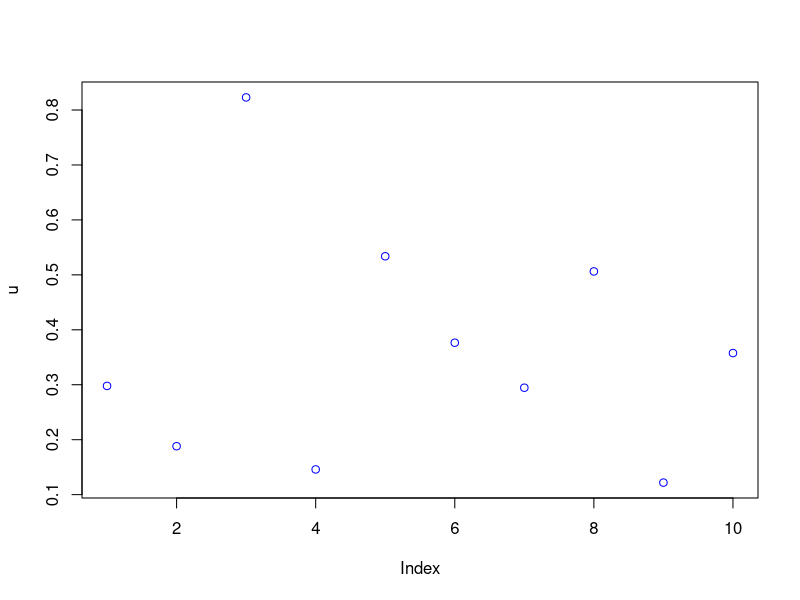
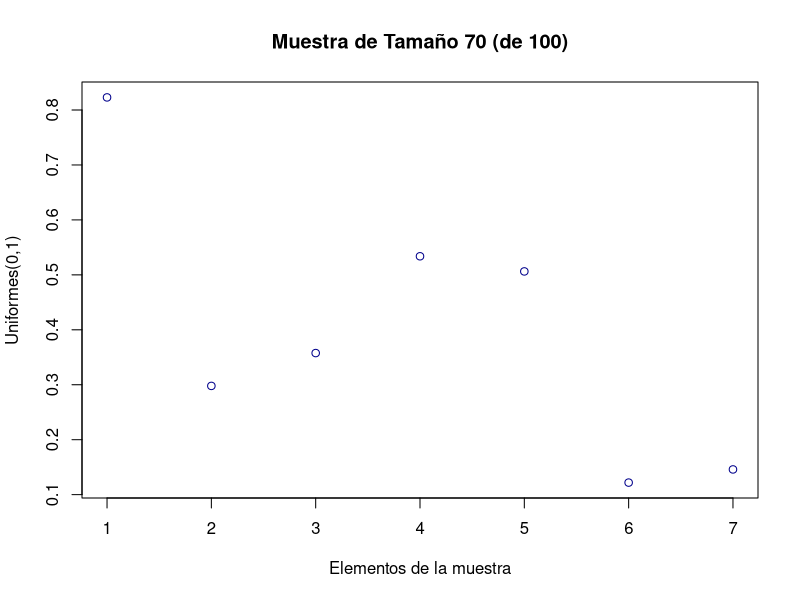
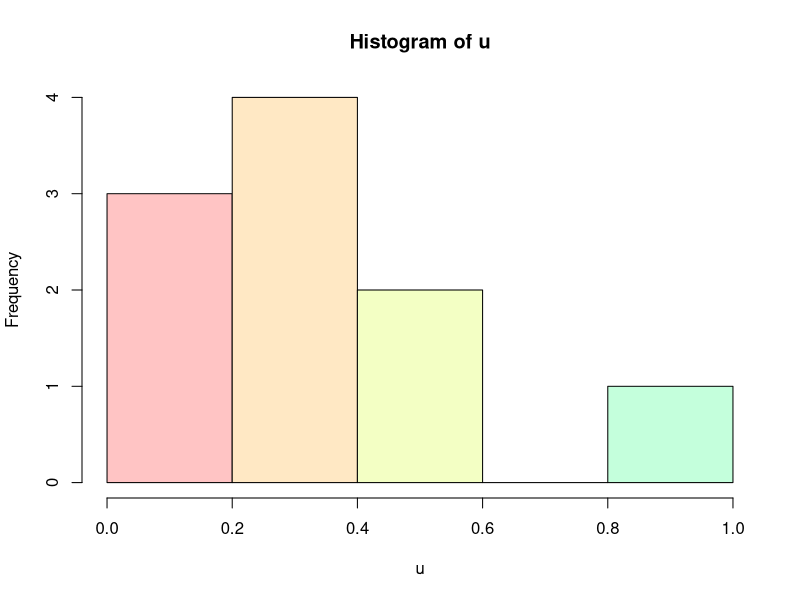
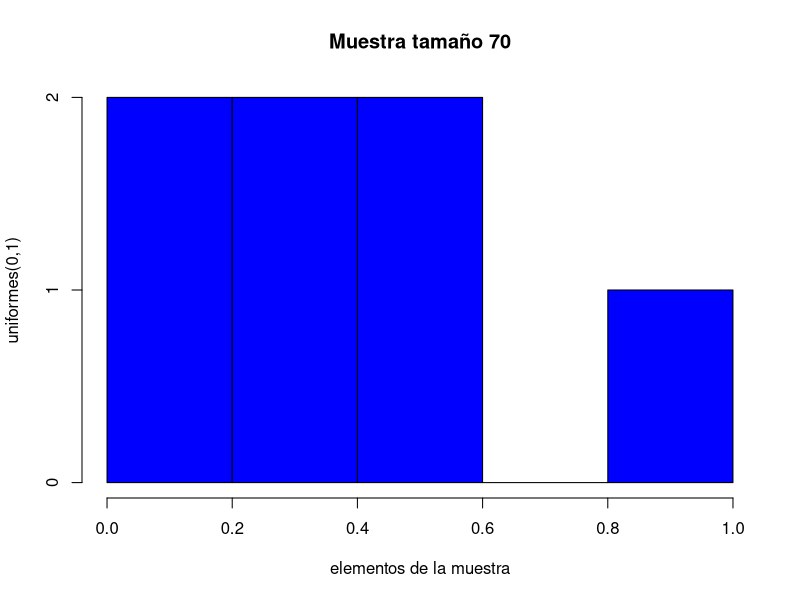
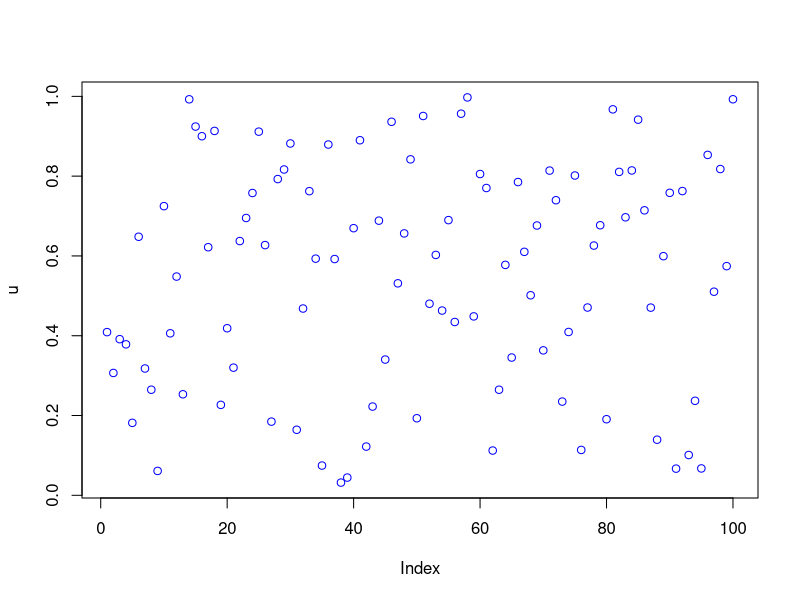
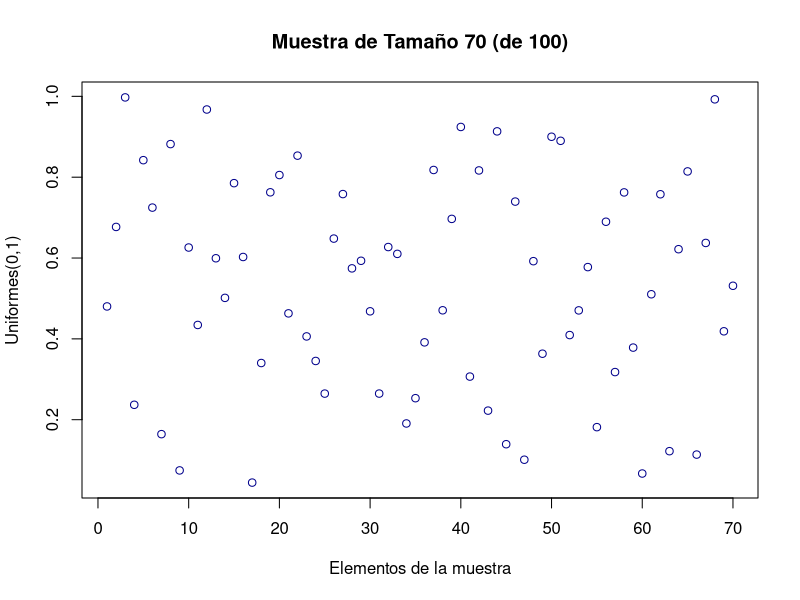
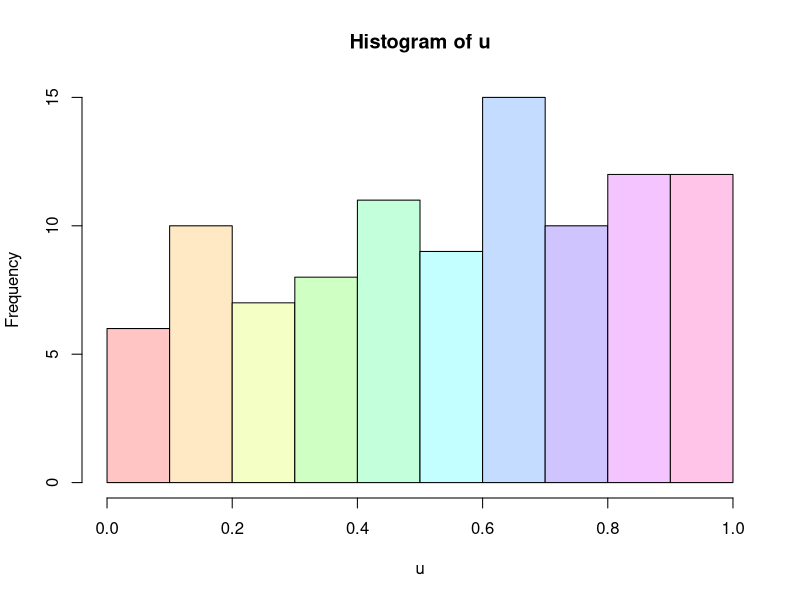
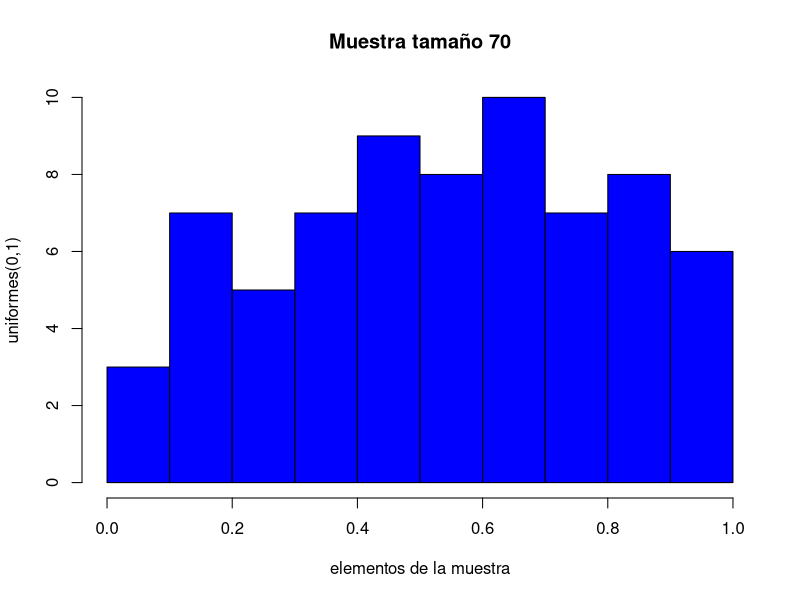

The R script that drew these images, in order:
## ---- chunk 1
knitr::opts_chunk$set(echo = TRUE)
## ---- chunk 2
rm(list = ls())
## ---- chunk 3
u <- runif(10,0,1); head(u,20)
plot(u, col="blue")

Muestra1 <- sample(u,7,replace=FALSE)
plot(Muestra1,
     main= "Muestra de Tamaño 70 (de 100)",
     xlab="Elementos de la muestra",
     ylab="Uniformes(0,1)",
     col="darkblue")

hist(u,col=rainbow(10,0.23))
hist(Muestra1,col="blue",
     main="Muestra tamaño 70",
     xlab="elementos de la muestra",
     ylab="uniformes(0,1)")


## ---- chunk 4
u <- runif(100,0,1); head(u,20)
plot(u, col="blue")

Muestra1 <- sample(u,70,replace=FALSE)
plot(Muestra1,
     main= "Muestra de Tamaño 70 (de 100)",
     xlab="Elementos de la muestra",
     ylab="Uniformes(0,1)",
     col="darkblue")

hist(u,col=rainbow(10,0.23))
hist(Muestra1,col="blue",
     main="Muestra tamaño 70",
     xlab="elementos de la muestra",
     ylab="uniformes(0,1)")


## ---- chunk 5
u <- runif(1000,0,1); head(u,20)
plot(u, col="green")

Muestra2 <- sample(u,800,replace=FALSE)
plot(Muestra2,
     main= "Muestra de Tamaño 800 (de 1000)",
     xlab="Elementos de la muestra",
     ylab="Uniformes(0,1)",
     col="darkgreen")

hist(u,col=rainbow(10,0.23))
hist(Muestra2,col="green",
     main="Muestra tamaño 800",
     xlab="elementos de la muestra",
     ylab="uniformes(0,1)")
## ---- chunk 6
u <- runif(10000,0,1); head(u,20)
plot(u, col="orange")

Muestra3 <- sample(u,5000,replace=FALSE)
plot(Muestra3,
     main= "Muestra de Tamaño 5000 (de 10000)",
     xlab="Elementos de la muestra",
     ylab="Uniformes(0,1)",
     col="darkorange")

hist(u,col=rainbow(10,0.23))
hist(Muestra3,col="orange",
     main="Muestra tamaño 5000",
     xlab="elementos de la muestra",
     ylab="uniformes(0,1)")
## ---- chunk 7
u <- runif(20000,0,1); head(u,20)
plot(u, col="purple")

Muestra4 <- sample(u,15000,replace=FALSE)
plot(Muestra4,
     main= "Muestra de Tamaño 15000 (de 20000)",
     xlab="Elementos de la muestra",
     ylab="Uniformes(0,1)",
     col="darkviolet")

hist(u,col=rainbow(10,0.23))
hist(Muestra4,col="purple",
     main="Muestra tamaño 15000",
     xlab="elementos de la muestra",
     ylab="uniformes(0,1)")
## ---- chunk 8
u <- runif(25000,0,1); head(u,20)
plot(u, col="brown")

Muestra5 <- sample(u,20000,replace=FALSE)
plot(Muestra5,
     main= "Muestra de Tamaño 20000 (de 25000)",
     xlab="Elementos de la muestra",
     ylab="Uniformes(0,1)",
     col="saddlebrown")

hist(u,col=rainbow(10,0.23))
hist(Muestra5,col="brown",
     main="Muestra tamaño 20000",
     xlab="elementos de la muestra",
     ylab="uniformes(0,1)")
## ---- chunk 9
u <- runif(50000,0,1); head(u,20)
plot(u, col="black")

Muestra6 <- sample(u,40000,replace=FALSE)
plot(Muestra6,
     main= "Muestra de Tamaño 40000 (de 50000)",
     xlab="Elementos de la muestra",
     ylab="Uniformes(0,1)",
     col="gray20")

hist(u,col=rainbow(10,0.23))
hist(Muestra6,col="black",
     main="Muestra tamaño 40000",
     xlab="elementos de la muestra",
     ylab="uniformes(0,1)")
## ---- chunk 10
u <- runif(100000,0,1); head(u,20)
plot(u, col="red")

Muestra7 <- sample(u,70000,replace=FALSE)
plot(Muestra7,
     main= "Muestra de Tamaño 70000 (de 100,000)",
     xlab="Elementos de la muestra",
     ylab="Uniformes(0,1)",
     col="darkred")

hist(u,col=rainbow(10,0.23))
hist(Muestra7,col="red",
     main="Muestra tamaño 70000",
     xlab="elementos de la muestra",
     ylab="uniformes(0,1)")
## ---- chunk 11
u <- runif(500000,0,1); head(u,20)
plot(u, col="green")

Muestra8 <- sample(u,300000,replace=FALSE)
plot(Muestra8,
     main= "Muestra de Tamaño 300,000 (de 500,000)",
     xlab="Elementos de la muestra",
     ylab="Uniformes(0,1)",
     col="darkgreen")

hist(u,col=rainbow(10,0.23))
hist(Muestra8,col="green",
     main="Muestra tamaño 300,000",
     xlab="elementos de la muestra",
     ylab="uniformes(0,1)")
## ---- chunk 12
u <- runif(1000000,0,1); head(u,20)
plot(u, col="blue")

Muestra9 <- sample(u,500000,replace=FALSE)
plot(Muestra9,
     main= "Muestra de Tamaño 500,000 (de 1,000,000)",
     xlab="Elementos de la muestra",
     ylab="Uniformes(0,1)",
     col="darkblue")

hist(u,col=rainbow(10,0.23))
hist(Muestra9,col="blue",
     main="Muestra tamaño 500,000",
     xlab="elementos de la muestra",
     ylab="uniformes(0,1)")
